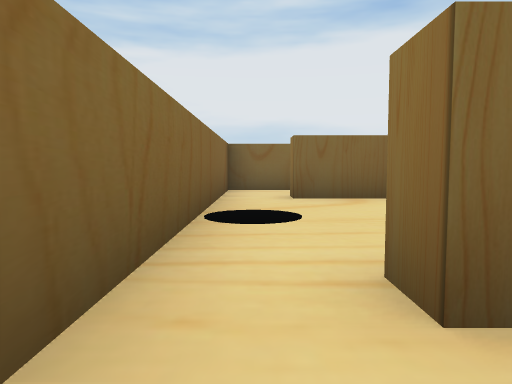
View 1 (above)

24 first-person views from a walk through a Unity game level. The camera is 0.51 m above the floor, tilts 4° down and sees 70° across. The floor is counted in squares, 1 m on a side. Each view is taken from the middle of a square. On the plan, view 1 faces up. The plan holds only what a view shows up to about 9 squares ahead; the rest is blank. The player is left out.

View 2
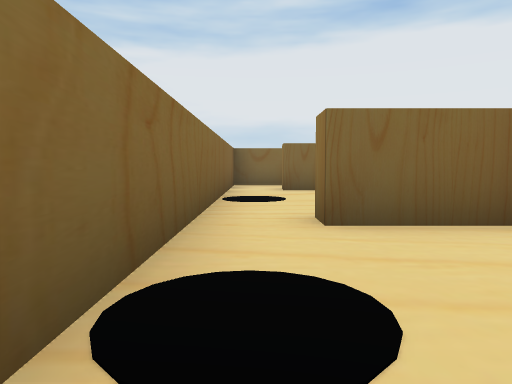

View 3
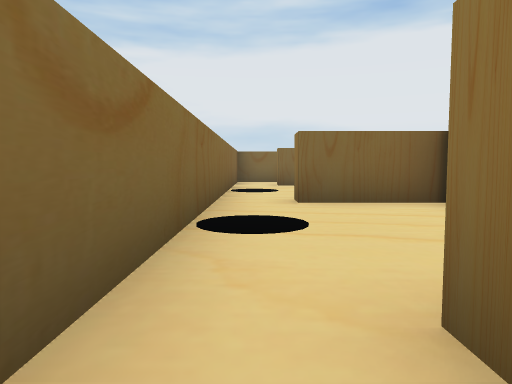

View 4
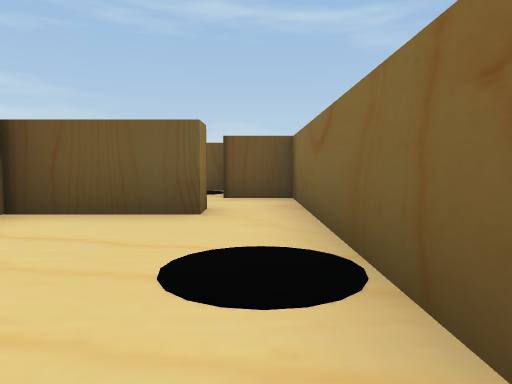

View 5
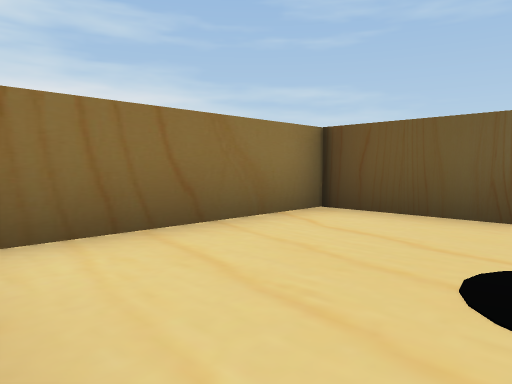

View 6
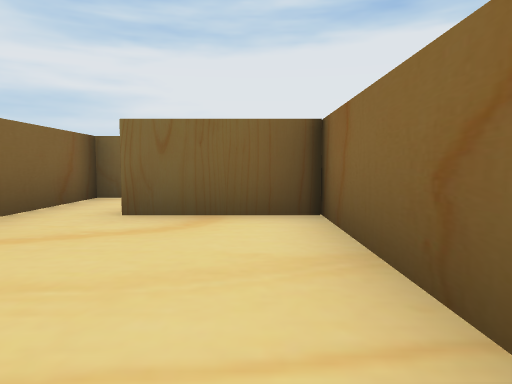

View 7
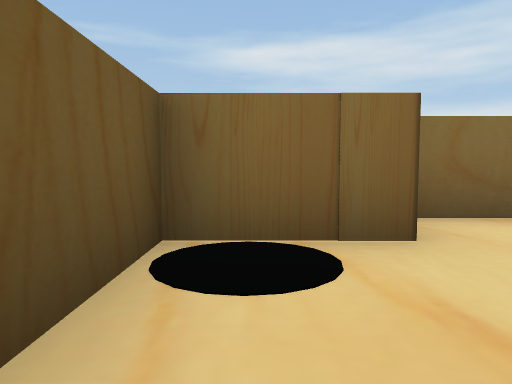

View 8
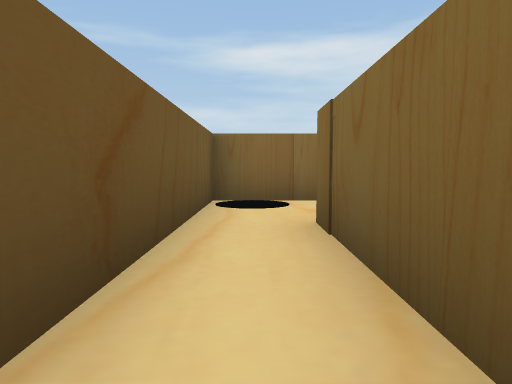

View 9
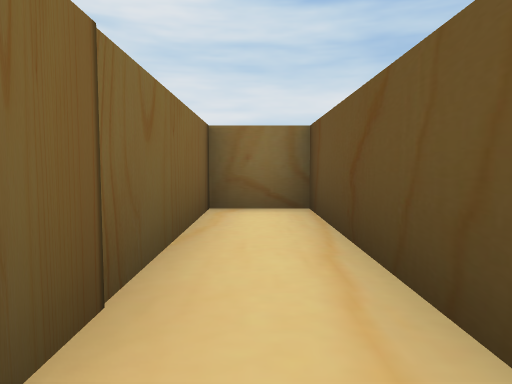

View 10
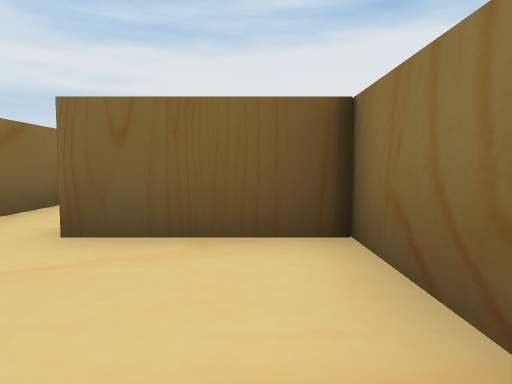

View 11
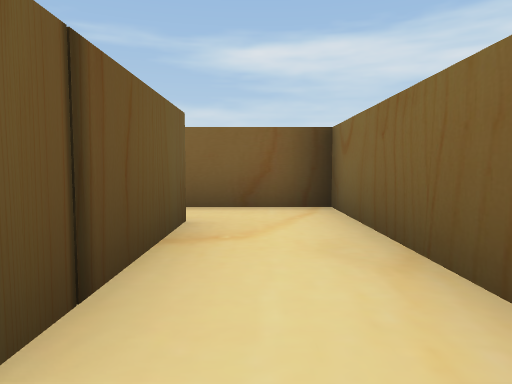

View 12
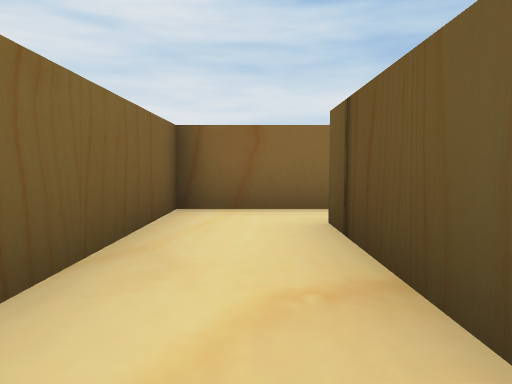

View 13
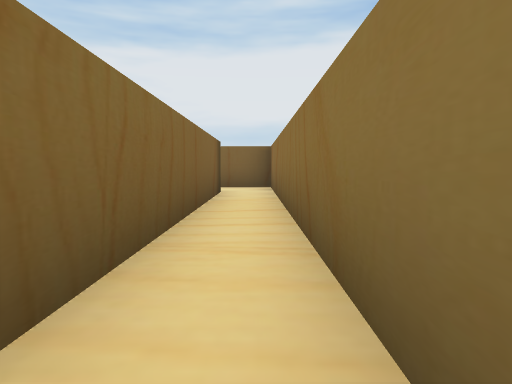

View 14
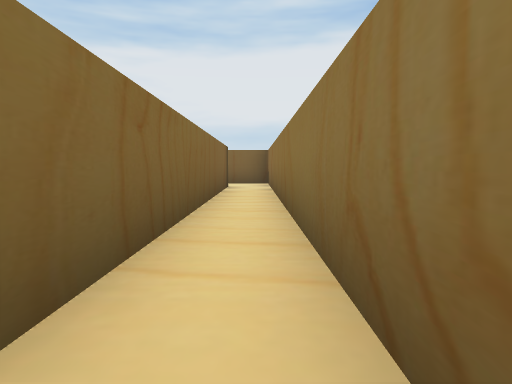

View 15
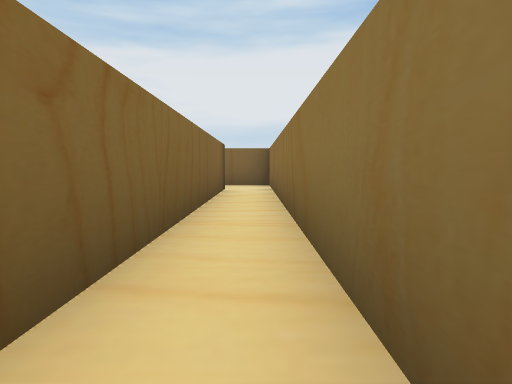

View 16
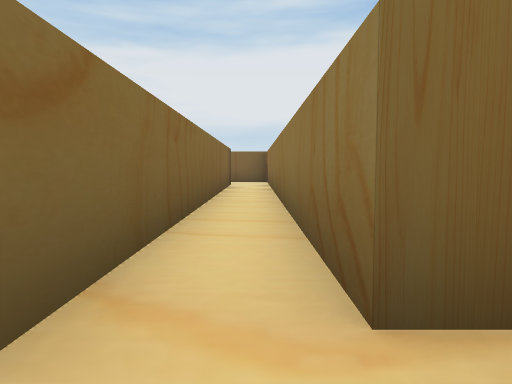

View 17
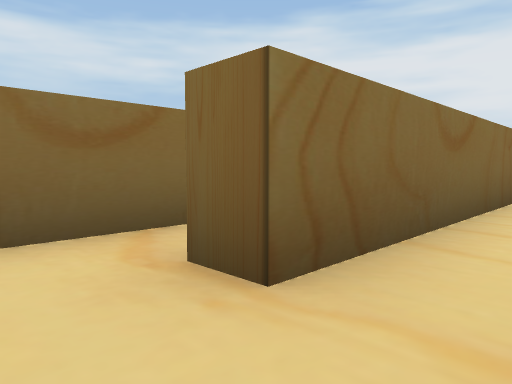

View 18
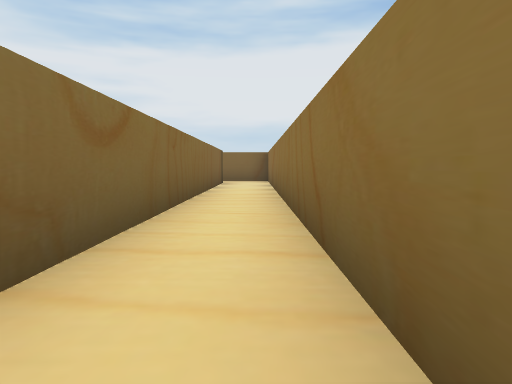

View 19
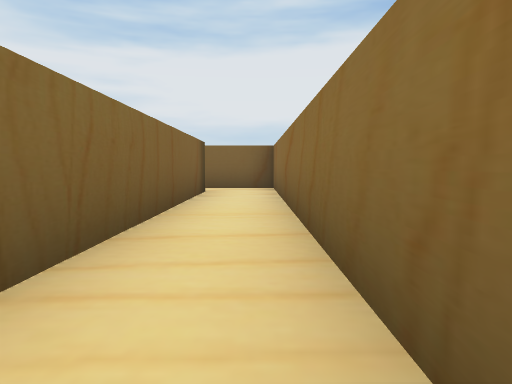

View 20
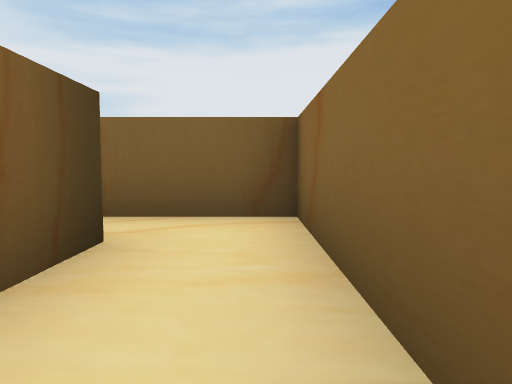

View 21
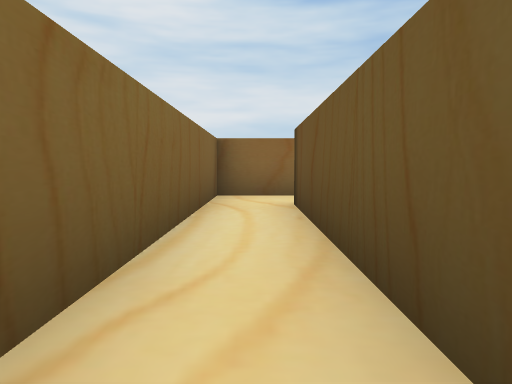

View 22
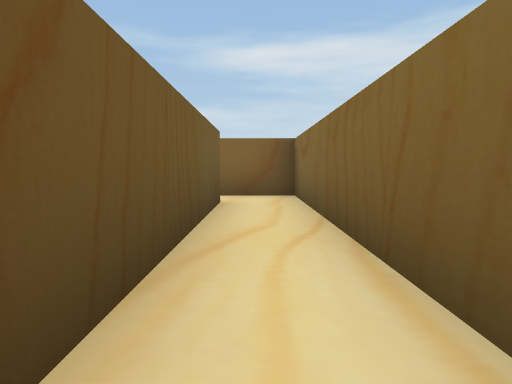

View 23
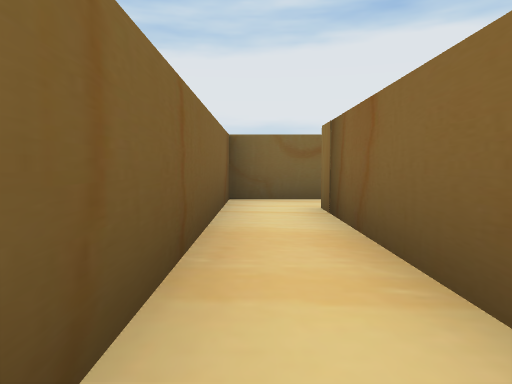

View 24
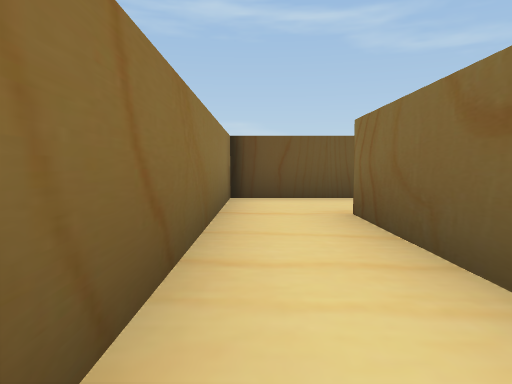

### Floor plan
Ten units are one square. View 1 is at (0, 0); x grows to the right and y downward. Boxes are objects, and circles mark ways between rooms. Rooms are numbered by the first view taken in them; rooms with no view inside come last. Other rooms are left out.
<svg viewBox="-29 -102 98 173">
<path fill="none" stroke="#000" d="M6 29 27 29 27 -6M-6 -6 -6 24M28 -11 6 -11M27 51 27 34 6 34 6 29M-6 24 -6 49 5 49 5 66 64 66 64 54 26 54M27 -29 27 -58 6 -58M6 -11 6 -18M-6 -55 -6 -6M6 -58 6 -63 33 -63 33 36M44 29 44 -80 -6 -80 -6 -55M-12 -85 50 -85 50 29 44 29M44 49 64 49 64 -97 -14 -97M-12 -51 -12 -85M-14 -97 -24 -97 -24 -45"/>
<circle cx="0" cy="30" r="3" fill="#2a7"/>
<circle cx="0" cy="-10" r="3" fill="#2a7"/>
<circle cx="0" cy="-60" r="3" fill="#2a7"/>
<circle cx="50" cy="35" r="3" fill="#2a7"/>
<circle cx="-10" cy="-90" r="3" fill="#2a7"/>
<text x="10" y="10">1</text>
<text x="20" y="50">2</text>
<text x="10" y="-30">3</text>
<text x="40" y="-30">4</text>
<text x="60" y="-40">5</text>
<text x="-20" y="-10">6</text>
</svg>
Room 1 opens to room 2. Room 1 opens to room 3. Room 3 opens to room 4. Room 4 opens to room 5. Room 5 opens to room 6.

Where each view was taken, in squares from view 1:
view 1: 0 up, 0 right, facing up
view 2: 2 down, 0 right, facing up
view 3: 4 down, 0 right, facing up
view 4: 1 up, 0 right, facing down
view 5: 1 up, 0 right, facing down-right
view 6: 2 up, 2 right, facing up
view 7: 6 down, 3 right, facing left
view 8: 6 down, 6 right, facing left
view 9: 6 down, 2 right, facing right
view 10: 6 down, 2 right, facing up
view 11: 7 up, 4 right, facing left
view 12: 7 up, 0 right, facing right
view 13: 1 down, 4 right, facing up
view 14: 3 down, 4 right, facing up
view 15: 2 down, 4 right, facing up
view 16: 4 down, 4 right, facing up
view 17: 4 down, 6 right, facing up-left
view 18: 3 down, 6 right, facing up
view 19: 1 up, 6 right, facing up
view 20: 6 up, 6 right, facing up
view 21: 9 up, 0 right, facing right
view 22: 9 up, 4 right, facing left
view 23: 4 up, 2 left, facing up
view 24: 1 up, 6 right, facing down
